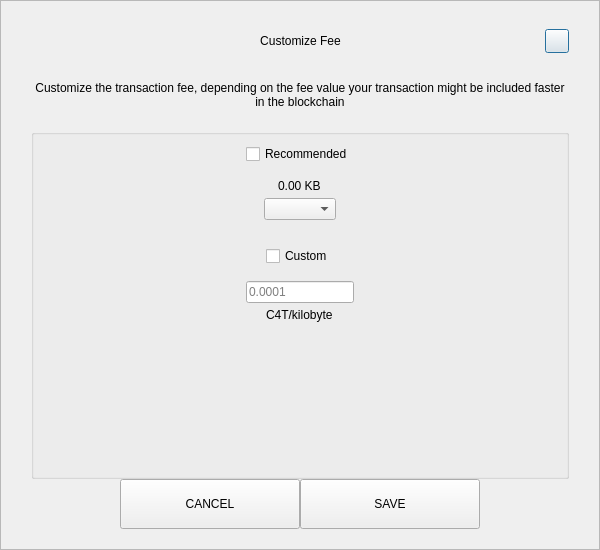
<?xml version="1.0" encoding="UTF-8"?>
<ui version="4.0">
 <class>SendCustomFeeDialog</class>
 <widget class="QDialog" name="SendCustomFeeDialog">
  <property name="geometry">
   <rect>
    <x>0</x>
    <y>0</y>
    <width>600</width>
    <height>550</height>
   </rect>
  </property>
  <property name="windowTitle">
   <string>Form</string>
  </property>
  <layout class="QVBoxLayout" name="verticalLayout_3">
   <property name="spacing">
    <number>0</number>
   </property>
   <property name="leftMargin">
    <number>0</number>
   </property>
   <property name="topMargin">
    <number>0</number>
   </property>
   <property name="rightMargin">
    <number>0</number>
   </property>
   <property name="bottomMargin">
    <number>0</number>
   </property>
   <item>
    <widget class="QFrame" name="frame">
     <property name="styleSheet">
      <string notr="true"/>
     </property>
     <property name="frameShape">
      <enum>QFrame::StyledPanel</enum>
     </property>
     <property name="frameShadow">
      <enum>QFrame::Raised</enum>
     </property>
     <layout class="QVBoxLayout" name="verticalLayout_2">
      <property name="spacing">
       <number>0</number>
      </property>
      <property name="leftMargin">
       <number>30</number>
      </property>
      <property name="topMargin">
       <number>20</number>
      </property>
      <property name="rightMargin">
       <number>30</number>
      </property>
      <property name="bottomMargin">
       <number>20</number>
      </property>
      <item>
       <layout class="QHBoxLayout" name="horizontalLayout_3">
        <property name="spacing">
         <number>0</number>
        </property>
        <item>
         <spacer name="horizontalSpacer_21">
          <property name="orientation">
           <enum>Qt::Horizontal</enum>
          </property>
          <property name="sizeHint" stdset="0">
           <size>
            <width>40</width>
            <height>20</height>
           </size>
          </property>
         </spacer>
        </item>
        <item>
         <widget class="QLabel" name="labelTitle">
          <property name="minimumSize">
           <size>
            <width>0</width>
            <height>40</height>
           </size>
          </property>
          <property name="maximumSize">
           <size>
            <width>16777215</width>
            <height>40</height>
           </size>
          </property>
          <property name="styleSheet">
           <string notr="true">padding-left:24px;</string>
          </property>
          <property name="text">
           <string>Customize Fee</string>
          </property>
          <property name="alignment">
           <set>Qt::AlignCenter</set>
          </property>
          <property name="margin">
           <number>7</number>
          </property>
         </widget>
        </item>
        <item>
         <spacer name="horizontalSpacer">
          <property name="orientation">
           <enum>Qt::Horizontal</enum>
          </property>
          <property name="sizeHint" stdset="0">
           <size>
            <width>40</width>
            <height>20</height>
           </size>
          </property>
         </spacer>
        </item>
        <item>
         <widget class="QPushButton" name="btnEsc">
          <property name="minimumSize">
           <size>
            <width>24</width>
            <height>24</height>
           </size>
          </property>
          <property name="maximumSize">
           <size>
            <width>24</width>
            <height>24</height>
           </size>
          </property>
          <property name="text">
           <string/>
          </property>
         </widget>
        </item>
       </layout>
      </item>
      <item>
       <spacer name="verticalSpacer_2">
        <property name="orientation">
         <enum>Qt::Vertical</enum>
        </property>
        <property name="sizeType">
         <enum>QSizePolicy::Fixed</enum>
        </property>
        <property name="sizeHint" stdset="0">
         <size>
          <width>20</width>
          <height>20</height>
         </size>
        </property>
       </spacer>
      </item>
      <item>
       <widget class="QLabel" name="labelMessage">
        <property name="text">
         <string>Customize the transaction fee, depending on the fee value your transaction might be included faster in the blockchain</string>
        </property>
        <property name="alignment">
         <set>Qt::AlignCenter</set>
        </property>
        <property name="wordWrap">
         <bool>true</bool>
        </property>
       </widget>
      </item>
      <item>
       <spacer name="verticalSpacer_3">
        <property name="orientation">
         <enum>Qt::Vertical</enum>
        </property>
        <property name="sizeType">
         <enum>QSizePolicy::Fixed</enum>
        </property>
        <property name="sizeHint" stdset="0">
         <size>
          <width>20</width>
          <height>20</height>
         </size>
        </property>
       </spacer>
      </item>
      <item>
       <widget class="QGroupBox" name="groupBox">
        <property name="title">
         <string/>
        </property>
        <layout class="QVBoxLayout" name="verticalLayout">
         <property name="leftMargin">
          <number>12</number>
         </property>
         <property name="rightMargin">
          <number>12</number>
         </property>
         <item>
          <layout class="QVBoxLayout" name="verticalLayout_4">
           <property name="spacing">
            <number>5</number>
           </property>
           <item alignment="Qt::AlignHCenter">
            <widget class="QCheckBox" name="checkBoxRecommended">
             <property name="text">
              <string>Recommended</string>
             </property>
            </widget>
           </item>
           <item>
            <spacer name="verticalSpacer_5">
             <property name="orientation">
              <enum>Qt::Vertical</enum>
             </property>
             <property name="sizeType">
              <enum>QSizePolicy::Fixed</enum>
             </property>
             <property name="sizeHint" stdset="0">
              <size>
               <width>20</width>
               <height>10</height>
              </size>
             </property>
            </spacer>
           </item>
           <item alignment="Qt::AlignHCenter">
            <widget class="QLabel" name="labelFee">
             <property name="text">
              <string>0.00 KB</string>
             </property>
            </widget>
           </item>
           <item alignment="Qt::AlignHCenter">
            <widget class="QComboBox" name="comboBoxRecommended"/>
           </item>
          </layout>
         </item>
         <item>
          <spacer name="verticalSpacer">
           <property name="orientation">
            <enum>Qt::Vertical</enum>
           </property>
           <property name="sizeType">
            <enum>QSizePolicy::Fixed</enum>
           </property>
           <property name="sizeHint" stdset="0">
            <size>
             <width>20</width>
             <height>20</height>
            </size>
           </property>
          </spacer>
         </item>
         <item>
          <layout class="QVBoxLayout" name="verticalLayout_5">
           <property name="spacing">
            <number>5</number>
           </property>
           <item alignment="Qt::AlignHCenter">
            <widget class="QCheckBox" name="checkBoxCustom">
             <property name="text">
              <string>Custom</string>
             </property>
            </widget>
           </item>
           <item>
            <spacer name="verticalSpacer_6">
             <property name="orientation">
              <enum>Qt::Vertical</enum>
             </property>
             <property name="sizeType">
              <enum>QSizePolicy::Fixed</enum>
             </property>
             <property name="sizeHint" stdset="0">
              <size>
               <width>20</width>
               <height>10</height>
              </size>
             </property>
            </spacer>
           </item>
           <item alignment="Qt::AlignHCenter">
            <widget class="QLineEdit" name="lineEditCustomFee">
             <property name="placeholderText">
              <string notr="true">0.0001</string>
             </property>
            </widget>
           </item>
           <item alignment="Qt::AlignHCenter">
            <widget class="QLabel" name="labelCustomFee">
             <property name="text">
              <string>C4T/kilobyte</string>
             </property>
            </widget>
           </item>
          </layout>
         </item>
         <item>
          <spacer name="verticalSpacer_4">
           <property name="orientation">
            <enum>Qt::Vertical</enum>
           </property>
           <property name="sizeHint" stdset="0">
            <size>
             <width>20</width>
             <height>40</height>
            </size>
           </property>
          </spacer>
         </item>
        </layout>
       </widget>
      </item>
      <item>
       <layout class="QHBoxLayout" name="horizontalLayout" stretch="1,2,2,1">
        <item>
         <spacer name="horizontalSpacer1">
          <property name="orientation">
           <enum>Qt::Horizontal</enum>
          </property>
          <property name="sizeHint" stdset="0">
           <size>
            <width>40</width>
            <height>20</height>
           </size>
          </property>
         </spacer>
        </item>
        <item>
         <widget class="QPushButton" name="btnCancel">
          <property name="minimumSize">
           <size>
            <width>180</width>
            <height>50</height>
           </size>
          </property>
          <property name="focusPolicy">
           <enum>Qt::NoFocus</enum>
          </property>
          <property name="text">
           <string>CANCEL</string>
          </property>
         </widget>
        </item>
        <item>
         <widget class="QPushButton" name="btnSave">
          <property name="minimumSize">
           <size>
            <width>180</width>
            <height>50</height>
           </size>
          </property>
          <property name="focusPolicy">
           <enum>Qt::NoFocus</enum>
          </property>
          <property name="text">
           <string>SAVE</string>
          </property>
         </widget>
        </item>
        <item>
         <spacer name="horizontalSpacer_2">
          <property name="orientation">
           <enum>Qt::Horizontal</enum>
          </property>
          <property name="sizeHint" stdset="0">
           <size>
            <width>40</width>
            <height>20</height>
           </size>
          </property>
         </spacer>
        </item>
       </layout>
      </item>
     </layout>
    </widget>
   </item>
  </layout>
 </widget>
 <resources/>
 <connections/>
</ui>
